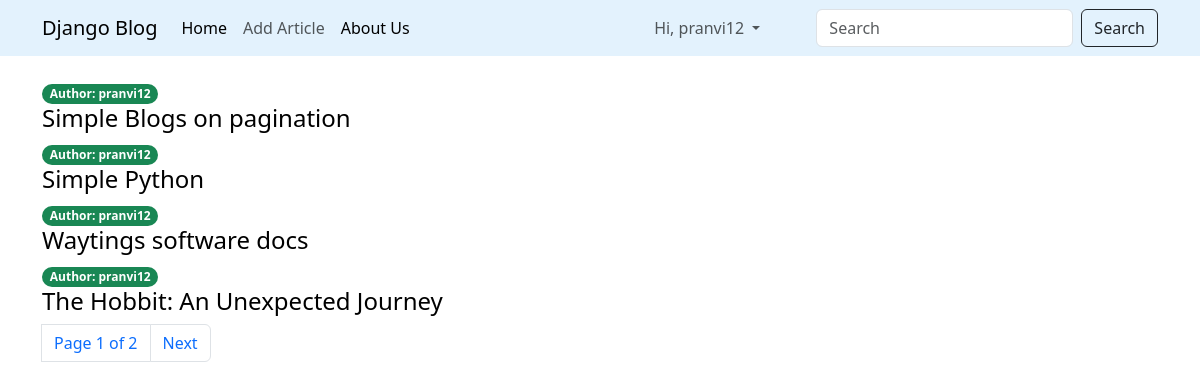
The page / (signed in) on the database its author committed.
### articles/models.py (models this page shows, shortened)
class Article(models.Model):
    title = models.CharField(max_length=200)
    description = models.TextField()
    slug = models.SlugField(max_length=100, unique=True)
    published = models.DateTimeField(auto_now_add=True)
    author = models.ForeignKey(User, on_delete=models.CASCADE)

### articles/views.py (the view)
# urls.py: path('', article_list, name='article_list'),
def article_list(request):
    article_list = Article.objects.all().order_by('-published')
    paginator = Paginator(article_list, 4)
    page = request.GET.get('page')
    try:
        articles = paginator.page(page)
    except PageNotAnInteger:
        articles = paginator.page(1)
    except EmptyPage:
        articles = paginator.page(paginator.num_pages)
    return render(request, 'articles.html', {'article_list': articles, 'page': page})

### articles/templates/articles.html (shortened to what this page needs)
{% extends 'base.html' %}
{% block body %}
<div class="container mt-4">
    {% for article in article_list %}
        <span class="badge rounded-pill bg-success"> Author: {{article.author}}</span>
        <h4 ><a class="link-style" href="{% url 'article_details' article.slug %}"> {{article.title}}</a></h4>
    {% endfor %}
    {% include 'account/pagination.html' with page=article_list %}
</div>
{% endblock %}

### articles/templates/navbar.html (shortened to what this page needs)
<nav class="navbar navbar-expand-lg navbar navbar-light" style="background-color: #e3f2fd;">
  <div class="container">
    <a class="navbar-brand" href="{% url 'article_list' %}">
      Django Blog
    </a>
    <div class="collapse navbar-collapse" id="navbarSupportedContent">
      {% if request.user.is_authenticated %}
        <ul class="navbar-nav me-auto mb-2 mb-lg-0 ">
            <li class="nav-item">
              <a class="nav-link active" aria-current="page" href="{% url 'article_list' %}">Home</a>
            </li>
            <li class="nav-item">
              <a class="nav-link" href="{% url 'article_form' %}">Add Article</a>
            </li>
            <li class="nav-item">
              <a class="nav-link active" aria-current="page" href="#">About Us</a>
            </li>
        </ul>
      {% endif %}
      {% if request.user.is_authenticated %}
        <ul class="navbar-nav mb-lg-0 ">
          <li class="nav-item dropdown mx-5" >
            <a class="nav-link dropdown-toggle" href="#" role="button" data-bs-toggle="dropdown" aria-expanded="false">
              Hi, {{request.user.username}}
            </a>
          </li>
        </ul>
        <form class="d-flex search_style" role="search">
          <input class="form-control me-2" type="search" placeholder="Search" aria-label="Search">
          <button class="btn btn-outline-dark" type="submit">Search</button>
        </form>
      {% endif %}
    </div>
  </div>
</nav>

### articles/templates/navbar.html (style rules this page uses)
.search_style { color:#000000; }

### articles/templates/articles.html (style rules this page uses)
.link-style { text-decoration:none; color:black; }

### rows shown on the page
Article: author "pranvi12", title "Simple Blogs on pagination"
Article: author "pranvi12", title "Simple Python"
Article: author "pranvi12", title "Waytings software docs"
Article: author "pranvi12", title "The Hobbit: An Unexpected Journey"

### other values the page prints
{{ request.user.username }} "pranvi12"
{{ page.number }} "1"
{{ page.paginator.num_pages }} "2"
